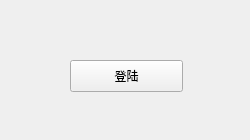
<?xml version="1.0" encoding="UTF-8"?>
<ui version="4.0">
 <class>LoginWidget</class>
 <widget class="QWidget" name="LoginWidget">
  <property name="geometry">
   <rect>
    <x>0</x>
    <y>0</y>
    <width>250</width>
    <height>140</height>
   </rect>
  </property>
  <property name="windowTitle">
   <string>Form</string>
  </property>
  <widget class="QPushButton" name="pushButton">
   <property name="geometry">
    <rect>
     <x>70</x>
     <y>60</y>
     <width>113</width>
     <height>32</height>
    </rect>
   </property>
   <property name="text">
    <string>登陆</string>
   </property>
  </widget>
 </widget>
 <resources/>
 <connections/>
</ui>
